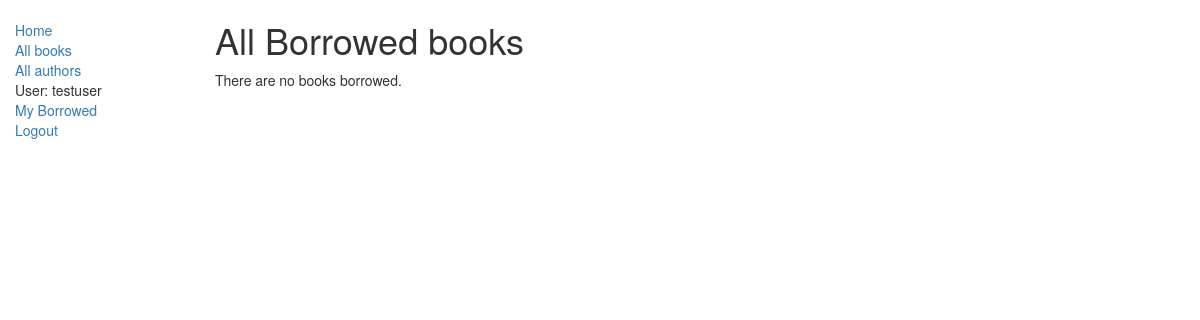
/catalog/borrowed (signed in), run on an earlier commit of the app's database.
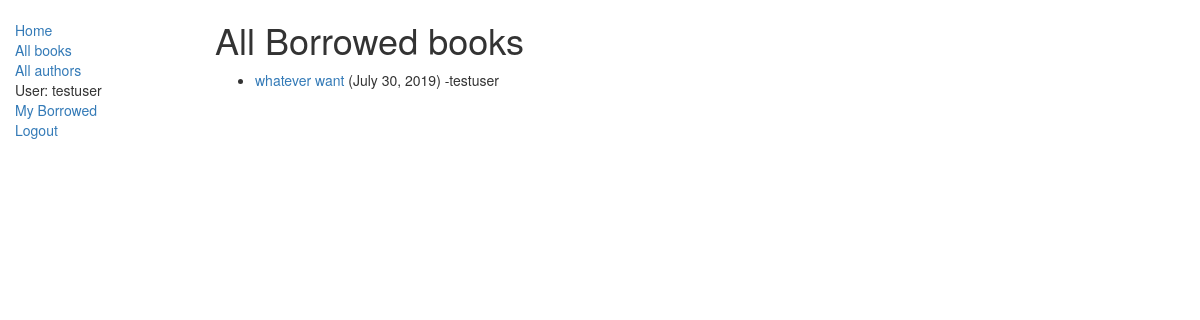
And on a later commit of the database.
### catalog/models.py (models this page shows, shortened)
class BookInstance(models.Model):
    id = models.UUIDField(primary_key=True, default=uuid.uuid4, help_text='Unique ID for this particular book across whole library')
    book = models.ForeignKey('Book', on_delete= models.SET_NULL, null=True)
    imprint = models.CharField(max_length=200)
    due_back = models.DateField(null=True, blank =True)
    borrower = models.ForeignKey(User, on_delete=models.SET_NULL, null =True, blank = True)
    LOAN_STATUS = (
        ('m', 'Maintenance'),
        ('o', 'On loan'),
        ('a', 'Available'),
        ('r', 'Reserved'),
    )
    status = models.CharField(
        max_length =1,
        choices = LOAN_STATUS,
        blank = True,
        default = 'm',
        help_text='Book availability',
    )
    class Meta:
        ordering = ['due_back']
        permissions = (("can_mark_returned","Set book as returned"),)
    @property
    def is_overdue(self):
        if self.due_back and date.today() > self.due_back:
            return True
        return False

class Book(models.Model):
    title = models.CharField(max_length=200)
    author = models.ForeignKey('Author', on_delete=models.SET_NULL, null=True)
    summary = models.TextField(max_length=1000, help_text='Enter a brief description of the book')
    isbn = models.CharField('ISBN',max_length=13, help_text='13 Character <a href="https://www.isbn-international.org/content/what-isbn">ISBN number</a>')
    genre = models.ManyToManyField('Genre', help_text='Select a genre for this book')
    def display_genre(self):
        return ', '.join([ genre.name for genre in self.genre.all()[:3] ])
    display_genre.short_description = 'Genre'

### catalog/views.py (the view)
# urls.py: path('borrowed', views.loanedBooksListView.as_view(), name='all-borrowed'),
class loanedBooksListView(LoginRequiredMixin,generic.ListView):
    permission_required = 'catalog.can_mark_returned'
    model = BookInstance
    template_name = "catalog/bookinstance_list_borrowed_lb.html"
    paginate_by = 10
    context_object_name = 'bookinstance_list'
    def get_queryset(self):
        return BookInstance.objects.filter(status__exact='o').order_by('due_back')

### catalog/templates/catalog/bookinstance_list_borrowed_lb.html (shortened to what this page needs)
{% extends "base_generic.html" %}
{% block content %}
    <h1>All Borrowed books</h1>
    {% if bookinstance_list %}
    <ul>
      {% for bookinst in bookinstance_list %}
      <li class="{% if bookinst.is_overdue %}text-danger{% endif %}">
        <a href="{% url 'book-detail' bookinst.book.pk %}">{{bookinst.book.title}}</a> ({{ bookinst.due_back }}) -{{bookinst.borrower}}
      </li>
      {% endfor %}
    </ul>
    {% else %}
      <p>There are no books borrowed.</p>
    {% endif %}
{% endblock %}

What changed in the data, as far as the page shows it:
added BookInstance: book "whatever want", due_back "July 30, 2019", borrower "testuser"
Also different on the page:
text no longer shown: "There are no books borrowed."
